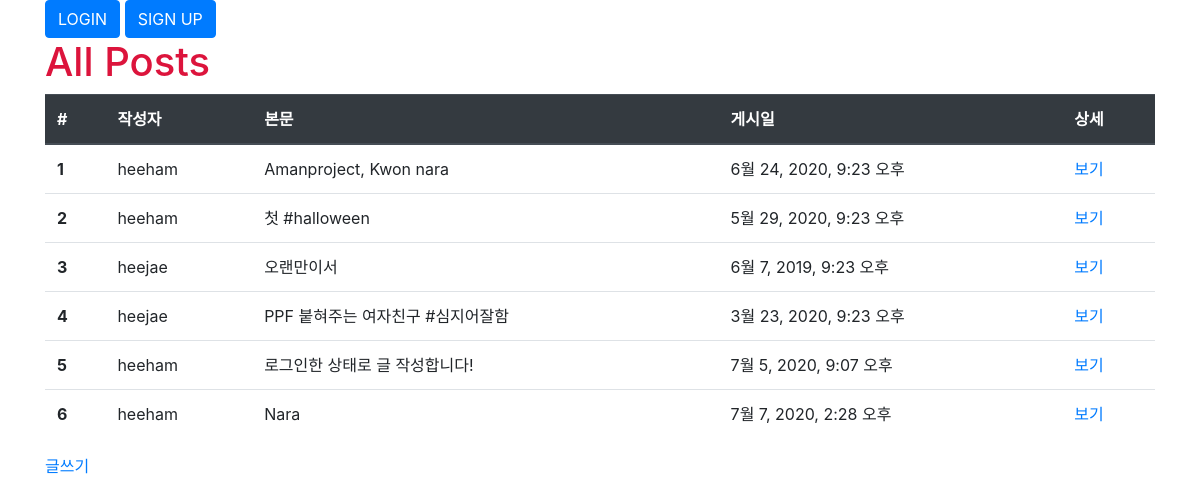
/posts/, run on the app's committed database.
### posts/models.py (models this page shows, shortened)
class Post(models.Model):
    user = models.ForeignKey(User, on_delete=models.CASCADE, null=False)
    body = models.TextField()
    image = models.ImageField(upload_to='posts', null=True)
    created_at = models.DateTimeField()
    liked_users = models.ManyToManyField(User, related_name='liked_posts')

### posts/views.py (the view)
# urls.py: path('', views.index, name='index'),
def index(request):
    posts = Post.objects.all()
    context = {
        'posts': posts
    }
    return render(request, 'posts/index.html', context)

### posts/templates/posts/index.html
{% extends 'base.html' %}
{% load static %}
{% block style %}
    <link rel="stylesheet" href="{% static 'posts/style.css' %}" type="text/css" />
{% endblock %}
{% block content %}
    <div class="container">
        <h1>All Posts</h1>
        {% if posts %}
            <table class="table">
                <thead class="thead-dark">
                    <tr>
                        <th>#</th>
                        <th>작성자</th>
                        <th>본문</th>
                        <th>게시일</th>
                        <th>상세</th>
                    </tr>
                </thead>
                <tbody>
                    {% for post in posts %}
                        <tr>
                            <th>{{ post.id }}</th>
                            <td>{{ post.user.get_username }}</td>
                            <td>{{ post.body }}</td>
                            <td>{{ post.created_at }}</td>
                            <td><a href="{% url 'posts:detail' post.id %}">보기</a></td>
                        </tr>
                    {% endfor %}
                </tbody>
            </table>
        {% else %}
            <p>No Posts.</p>
        {% endif %}
        <a href="{% url 'posts:new' %}">글쓰기</a>
    </div>
{% endblock %}

### templates/base.html (shortened to what this page needs)
{% load static %}
<!DOCTYPE html>
<html>
    <head>
        <link rel="stylesheet" href="https://stackpath.bootstrapcdn.com/bootstrap/4.5.0/css/bootstrap.min.css">
        <link rel="stylesheet" href="{% static 'style.css' %}" type="text/css" />
        {% block style %}
        {% endblock %}
    </head>
    <body>
        {% if user.is_authenticated %}
            <div class="container">
                <form action="{% url 'accounts:logout' %}" method="POST">
                    {% csrf_token %}
                    {{ user.get_username }}님 환영합니다.
                    <button type="submit" class="btn btn-primary">LOGOUT</button>
                </form>
            </div>
        {% else %}
            <div class="container">
                <a href="{% url 'accounts:login' %}">
                    <button type="button" class="btn btn-primary">LOGIN</button>
                </a>
                <a href="{% url 'accounts:sign_up' %}">
                    <button type="button" class="btn btn-primary">SIGN UP</button>
                </a>
            </div>
        {% endif %}
        {% block content %}
        {% endblock %}
    </body>
</html>

### static/style.css (style rules this page uses)
* { padding: 0px; margin: 0px; box-sizing: border-box; }

### posts/static/posts/style.css (style rules this page uses)
h1 { color: crimson; }

### data on the page
Post: id "1", user.get_username "heeham", body "Amanproject, Kwon nara", created_at "6월 24, 2020, 9:23 오후"
Post: id "2", user.get_username "heeham", body "첫 #halloween", created_at "5월 29, 2020, 9:23 오후"
Post: id "3", user.get_username "heejae", body "오랜만이서", created_at "6월 7, 2019, 9:23 오후"
Post: id "4", user.get_username "heejae", body "PPF 붙혀주는 여자친구 #심지어잘함", created_at "3월 23, 2020, 9:23 오후"
Post: id "5", user.get_username "heeham", body "로그인한 상태로 글 작성합니다!", created_at "7월 5, 2020, 9:07 오후"
Post: id "6", user.get_username "heeham", body "Nara", created_at "7월 7, 2020, 2:28 오후"
